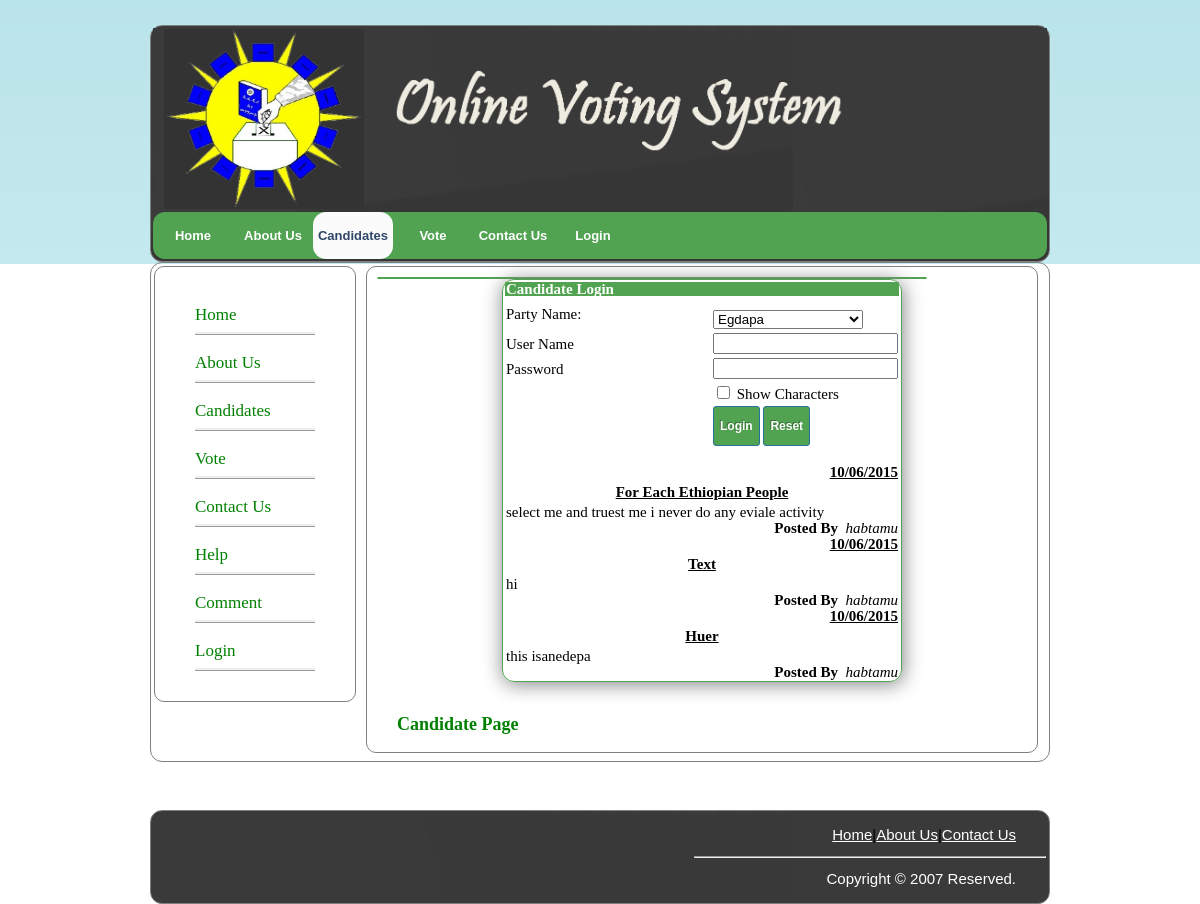
Page /candidate12.php on the committed database.
### tables this page shows
CREATE TABLE IF NOT EXISTS `event` (
  `p_id` int(21) NOT NULL AUTO_INCREMENT,
  `c_id` int(22) NOT NULL,
  `title` varchar(30) NOT NULL,
  `content` varchar(10000) NOT NULL,
  `posted_by` varchar(30) NOT NULL,
  `date` varchar(20) NOT NULL,
  PRIMARY KEY (`p_id`),
  KEY `c_id` (`c_id`),
  KEY `c_id_2` (`c_id`),
  KEY `c_id_3` (`c_id`)
);

### candidate12.php (the view, shortened to what this page needs)
<!DOCTYPE html PUBLIC "-//W3C//DTD XHTML 1.0 Transitional//EN" "http://www.w3.org/TR/xhtml1/DTD/xhtml1-transitional.dtd">
<html xmlns="http://www.w3.org/1999/xhtml">
<head>
<link rel="stylesheet" href="main.css" type="text/css" media="screen"/>
<link href="menu.css" rel="stylesheet" type="text/css" media="screen" />
</head>
<body>
<table align="center" style="width:900px;border:1px solid gray;background:white url(img/tbg.png) repeat-x left top;border-radius:12px">
<tr style="height:auto;border-radius:12px;background: white url(img/tbg.png) repeat-x left top;">
<th colspan="2">
<img src="img/logo.jpg" width="200px" height="180px" align="left" style="margin-left:10px">
<img src="img/log.png" 	width="450px" style="margin-left:30px;margin-top:40px" align="center">
</th>
</tr>
<tr>
<td colspan="2" bgcolor="#51a351" id="Menus" style="height:auto;border-radius:12px;">
		<ul>
			<li ><a href="index.php">Home</a></li>
			<li ><a href="about.php">About Us</a></li>
			<li class="active"><a href="candidate.php">Candidates</a></li>
			<li><a href="vote.php">Vote</a></li>
			<li ><a href="contacts.php">Contact Us</a></li>
			<li><a href="login.php">Login</a></li>
		</ul>
</td>
</tr>
</table>
<table align="center" style="width:900px;border:1px solid gray;border-radius:12px;" height="500px">
<tr valign="top">
<td><div style="clear: both"></div>
        <div id="left">
            <ul>
                <li>
                    <a href="index.php">Home</a></li>
					                <li>
                    <a href="about.php">About Us</a></li>
					<li>
                    <a href="candidate.php">Candidates</a></li>
                <li>
                    <a href="vote.php">Vote</a></li>
				<li>
                    <a href="contacts.php">Contact Us</a></li>
					<li>
                    <a href="help.php">Help</a></li>
					<li>
                    <a href="comment.php">Comment</a></li>
					<li>
                    <a href="login.php">Login</a></li>
            </ul>
        </div>
		</td>
		<td><div id="right">
            <div class="desk">
			<table style="width:550px;border:1px solid #51a351; border-radius:12px;">
			<table class="log_table" align="center" >
<form action="candidate.php" method="POST">
<tr bgcolor="#51a351" ><th colspan="2" ><font color="#ffffff">Candidate Login</font></th></tr>
<tr>
	       <td class='para1_text' width="220px"><font color="red"></font> Party Name:</td>
		   <td style="padding-top:12px;"><select name="party" style="width:150px;" required x-moz-errormessage="Enter  name of party "  maxlength="5">
<?php
$result=mysql_query("select * from candidate ")or die(mysql_error);
while($row=mysql_fetch_array($result)){
echo "<option value=".$row['party_name'].">".$row['party_name']."</option>";
}
?>
                </select></td>
	     </tr>
<tr>
<td>
<label>User Name</label>
</td>
<td>
<input type="text" name="user" required x-moz-errormessage="Enter Username"/>
</td>
</tr>
<tr>
<td>
<label>Password</label>
</td>
<td>
<input type="password" name="pass" required x-moz-errormessage="Enter password" id="pw"/>
</td>
</tr>
<tr><td></td><td><input type="checkbox" name="checkbox" id="cb" onClick="change_char();"> Show Characters</td></tr>
<tr>
<td>
</td>
<td>
<input type="submit" name="log" value="Login" class="button_example"/>
<input type="reset" value="Reset" class="button_example"/>
</td>
</tr>
<tr><td><br></td></tr>
</form>
			<?php
$result = mysql_query("SELECT * FROM event ORDER BY date desc");
while($row = mysql_fetch_array($result))
  {
$title=$row['title'];
$content=$row['content'];
$date=$row['date'];
$posted_by=$row['posted_by'];
?>
<tr><td></td>
<td align="right"><b><u><?php echo $date;?></u></b></td></tr>
<tr><td colspan="2"></td></tr>
<td colspan="2" style='text-transform:capitalize;'><b><u><center><?php echo $title;?></center></u></b></td></tr>
<tr><td colspan="2"></td></tr>
<tr>
<td colspan="2" style="font-size:15px;"><?php echo $content;?></td></tr>
<tr>
<td colspan="2" style="font-size:15px;text-align:right"><b>Posted By &nbsp;</b><i><?php echo $posted_by;?></i></td></tr>
<?php
  }
print( "</table></center><br><br>");
?>
           <h1>Candidate Page</h1>
</table><br><br>
				<br><br></div>
<table align="center" style="width:900px;border-radius:12px;border:1px solid gray;background:white url(img/tbg.png) repeat-x left top;" height="70px" >
<tr>
<td id="link">
<p style="text-align:right;padding-right:30px;"><a  href="index.php">Home</a>|<a href="about.php">About Us</a>|<a href="contact.php">Contact Us</a></p>
<p ><hr width="350px" align="right"></p>
<p style="text-align:right;padding-right:30px;"><font color="#ffffff">Copyright &copy; 2007 Reserved.</font></p>
</td>
</tr>
</table>
</body>
</html>

### main.css (style rules this page uses)
body { margin: 0; padding: 0; background: white url(img/bg.png) repeat-x left top; position:relative; font-family:Verdana, Arial, Helvetica, sans-serif; font-size:15px; line-height:12px; text-align:justify; padding-left:0px; margin-top:25px }
#link a:link { color: #ffffff }
#left { float: left; width: 200px; border: 1px solid gray; border-radius: 10px; }
#left ul { margin-right: 30px; margin-top: 30px; margin-bottom: 30px; }
#left ul li { list-style: none; line-height: 35px; border-color: green; border-bottom-color: green; border-bottom: ridge; margin-top: 10px; margin-right: 10px; }
#left ul li a { text-decoration: none; font-family: Cambria; font-size: 17px; color: green; }
.desk { width:650px; margin-left:-80px; height:auto; border:1px solid gray; border-radius:10px; padding:10px 10px 10px 10px; }
.button_example { height:40px; border-top-color: #25729a; border-right-color: #25729a; border-bottom-color: #25729a; border-left-color: #25729a; border-width: 1px 1px 1px 1px; border-style: solid; -webkit-border-radius: 3px 3px 3px 3px; -moz-border-radius: 3px 3px 3px 3px; border-radius: 3px 3px 3px 3px; font-size:12px; font-family:arial, helvetica, sans-serif; padding-top: -10px; text-decoration:none; display:inline-block; text-shadow: -1px -1px 0 rgba(0,0,0,0.3); font-weight:bold; color: #FFFFFF; background-color: #51a351; background-image: -webkit-gradient(linear, left top, left bottom, from(#51a351), to(#51a351)); background-image: -webkit-linear-gradient(top, #51a351, #51a351); background-image: -moz-linear-gradient(top, #51a351, #51a351); background-image: -ms-linear-gradient(top, #51a351, #51a351); background-image: -o-linear-gradient(top, #51a351, #51a351); background-image: linear-gradient(to bottom, #51a351, #51a351); filter:progid:DXImageTransform.Microsoft.gradient(GradientType=0,startColorstr=#51a351, endColorstr=#51a351); }
.log_table { border:1px solid #51a351; width:400px; border-radius:12px; height:200px; text-align:left; box-shadow:1px 2px 20px gray; }
#right { float: right; width: 550px; margin-right: 50px; font-family: Century; }
#right h1 { margin-left: 20px; color: green; font-family: Century; font-size: 18px; }

### menu.css (style rules this page uses)
#Menus { width: 750px; height:17px; margin: 0 auto; padding: 0; }
#Menus ul { margin: 0; padding: 0; list-style: none; line-height: normal; }
#Menus li { float: left; }
#Menus a { display: block; width: 80px; height: 31px; padding-top: 16px; text-decoration: none; text-align: center; font-family: Arial, Helvetica, sans-serif; font-size: 13px; font-weight: bold; border-radius:13px; color:white; }
#Menus .active a { background: #FBFBFC url(img/Active.jpg) repeat-x left bottom; padding-left: 0; color: #30476A; }

### rows in the picture
event: date "10/06/2015", title "For Each Ethiopian People", content "select me and truest me i never do any eviale activity", posted_by "habtamu"
event: date "10/06/2015", title "Text", content "hi", posted_by "habtamu"
event: date "10/06/2015", title "Huer", content "this isanedepa", posted_by "habtamu"

### other values in the picture
form field party "Egdapa"
